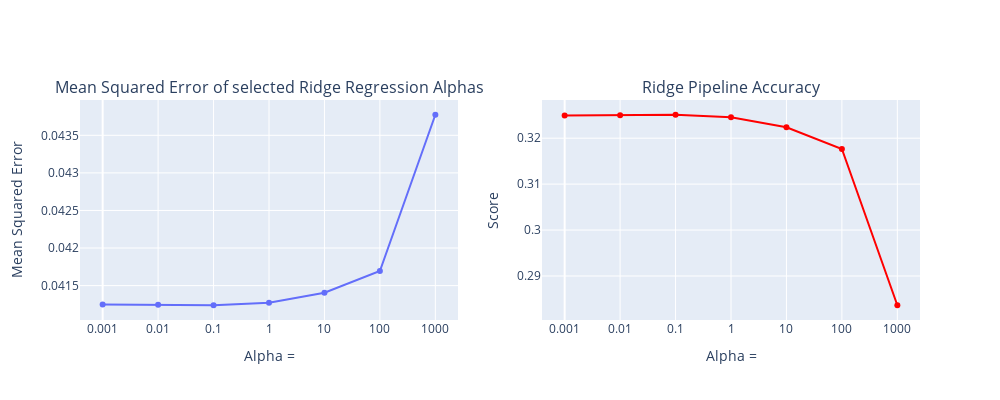

The notebook cell saved with this chart:
### Code cell
figure = make_subplots(rows = 1, cols = 2, subplot_titles = ("Mean Squared Error of selected Ridge Regression Alphas", "Ridge Pipeline Accuracy"))

figure.add_trace(go.Scatter(y = ridge_mses, mode = 'lines+markers'), row = 1, col = 1)
figure.update_layout(width = 1000, height = 400,
    xaxis_title="Alpha = ",
    xaxis2_title = "Alpha = ",
    yaxis_title="Mean Squared Error",
    yaxis2_title = "Score",
    xaxis = dict(tickmode = 'array',
                 tickvals = list(range(0, 7)),
                 ticktext = ["0.001", "0.01", "0.1", "1", "10", "100", "1000" ]),
    xaxis2 = dict(tickmode = 'array',
                 tickvals = list(range(0, 7)),
                 ticktext = ["0.001", "0.01", "0.1", "1", "10", "100", "1000" ]),
                 showlegend = False)

figure.add_trace(go.Scatter(y = ridge_scores, mode = 'lines+markers', line=dict(color = 'red')), row = 1, col = 2)

### Figure 1 — Plotly figure (JSON) as saved in the notebook; plotly's stock layout.template omitted (floating-point values rounded to 4 significant figures)
{"data": [{"mode": "lines+markers", "type": "scatter", "xaxis": "x", "y": [0.04125, 0.04125, 0.04124, 0.04127, 0.04141, 0.04169, 0.04377], "yaxis": "y"}, {"line": {"color": "red"}, "mode": "lines+markers", "type": "scatter", "xaxis": "x2", "y": [0.325, 0.325, 0.3251, 0.3246, 0.3224, 0.3176, 0.2836], "yaxis": "y2"}], "layout": {"annotations": [{"font": {"size": 16}, "showarrow": false, "text": "Mean Squared Error of selected Ridge Regression Alphas", "x": 0.225, "xanchor": "center", "xref": "paper", "y": 1, "yanchor": "bottom", "yref": "paper"}, {"font": {"size": 16}, "showarrow": false, "text": "Ridge Pipeline Accuracy", "x": 0.775, "xanchor": "center", "xref": "paper", "y": 1, "yanchor": "bottom", "yref": "paper"}], "height": 400, "showlegend": false, "width": 1000, "xaxis": {"anchor": "y", "domain": [0, 0.45], "tickmode": "array", "ticktext": ["0.001", "0.01", "0.1", "1", "10", "100", "1000"], "tickvals": [0, 1, 2, 3, 4, 5, 6], "title": {"text": "Alpha = "}}, "xaxis2": {"anchor": "y2", "domain": [0.55, 1], "tickmode": "array", "ticktext": ["0.001", "0.01", "0.1", "1", "10", "100", "1000"], "tickvals": [0, 1, 2, 3, 4, 5, 6], "title": {"text": "Alpha = "}}, "yaxis": {"anchor": "x", "domain": [0, 1], "title": {"text": "Mean Squared Error"}}, "yaxis2": {"anchor": "x2", "domain": [0, 1], "title": {"text": "Score"}}}}
